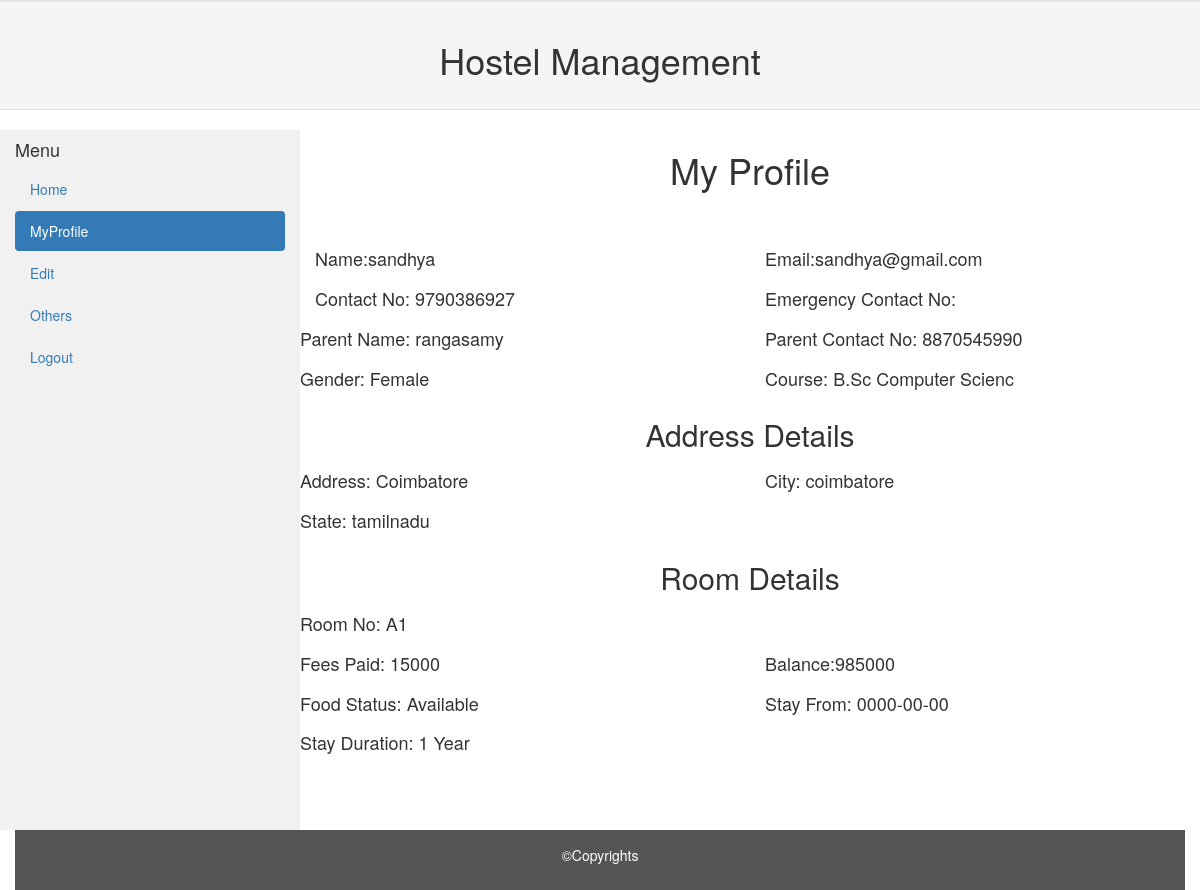
Screenshot of /profile.php (signed in) with the database file from the repository.
### tables this page shows
CREATE TABLE IF NOT EXISTS `student` (
  `RegNo` varchar(12) NOT NULL,
  `Name` varchar(30) NOT NULL,
  `Email` varchar(30) NOT NULL,
  `Password` varchar(20) NOT NULL,
  `Course` varchar(20) NOT NULL,
  `Gender` varchar(10) NOT NULL,
  `ContactNo` bigint(10) NOT NULL,
  `ParentName` varchar(30) NOT NULL,
  `ParentContactNo` bigint(10) NOT NULL,
  `Address` text NOT NULL,
  `City` varchar(20) NOT NULL,
  `State` varchar(20) NOT NULL
);

CREATE TABLE IF NOT EXISTS `Room` (
  `RoomNo` varchar(5) NOT NULL,
  `FeesPayment` bigint(10) NOT NULL,
  `FoodStatus` varchar(10) NOT NULL,
  `StayFrom` date NOT NULL,
  `Duration` varchar(10) NOT NULL,
  `RegNo` varchar(11) NOT NULL,
  `Email` varchar(30) NOT NULL
);

### profile.php (the view, shortened to what this page needs)
<?php
include("con.php");
?>
<!DOCTYPE html>
<html lang="en">
<head>
  <link rel="stylesheet" href="https://maxcdn.bootstrapcdn.com/bootstrap/3.3.7/css/bootstrap.min.css">
</head>
<body>
<div class="row">
      <div class="col-md-12 well "><center><h1>Hostel Management</h1></center></div>
</div>
<div class="container-fluid">
  <div class="row content">
    <div class="col-sm-3 sidenav">
      <h4>Menu</h4>
      <ul class="nav nav-pills nav-stacked">
        <li><a href="index.php">Home</a></li>
        <li class="active"><a href="profile">MyProfile</a></li>
        <li><a href="edit.php">Edit</a></li>
        <li><a href="others.php">Others</a></li>
        <li><a href="logout.php">Logout</a></li>
      </ul><br>
    </div>
    <div class="col-sm-9">
      <center><h1>My Profile</h1></center><br><br>
      <div class="row">
        <div class="col-md-6">
          <table>
            <tr>
              <td><h4>Name:<?php $sdb=mysql_select_db(hostel,$con);
                      $email=$_SESSION['email'];
                      $qry=mysql_query("SELECT * FROM student WHERE Email='$email'");
                      $rows=mysql_fetch_array($qry);
                      echo $rows['Name'];
                      ?>
              </h4></td>
            </tr>
          </table>
        </div>
        <div class="col-md-6">
          <table>
            <tr>
              <td><h4>Email:<?php
                      $email=$_SESSION['email'];
                      echo $email;?>
              </h4></td>
            </tr>
          </table>
        </div>
      </div>
      <div class="row">
        <div class="col-md-6">
          <table>
            <tr>
              <td><h4>Contact No:
                <?php $email=$_SESSION['email'];
                $qry=mysql_query("SELECT * FROM student WHERE Email='$email'");
                $rows=mysql_fetch_array($qry);
                echo $rows['ContactNo'];
                 ?>
              </h4></td>
            </tr>
          </table>
        </div>
        <div class="col-md-6">
          <table>
            <tr>
              <td><h4>Emergency Contact No:
              </h4></td>
            </tr>
          </table>
        </div>
        <div class="row">
        <div class="col-md-6">
          <table>
            <tr>
              <td><h4>Parent Name:
                <?php $email=$_SESSION['email'];
                $qry=mysql_query("SELECT * FROM student WHERE Email='$email'");
                $rows=mysql_fetch_array($qry);
                echo $rows['ParentName'];
                 ?>
              </h4></td>
            </tr>
          </table>
        </div>
        <div class="col-md-6">
          <table>
            <tr>
              <td><h4>Parent Contact No:
                <?php $email=$_SESSION['email'];
                $qry=mysql_query("SELECT * FROM student WHERE Email='$email'");
                $rows=mysql_fetch_array($qry);
                echo $rows['ParentContactNo'];
                 ?>
              </h4></td>
            </tr>
          </table>
        </div>
      </div>
        <div class="row">
        <div class="col-md-6">
          <table>
            <tr>
              <td><h4>Gender:
                <?php $email=$_SESSION['email'];
                $qry=mysql_query("SELECT * FROM student WHERE Email='$email'");
                $rows=mysql_fetch_array($qry);
                echo $rows['Gender'];
                 ?>
              </h4></td>
            </tr>
          </table>
        </div>
        <div class="col-md-6">
          <table>
            <tr>
              <td><h4>Course:
                <?php $email=$_SESSION['email'];
                $qry=mysql_query("SELECT * FROM student WHERE Email='$email'");
                $rows=mysql_fetch_array($qry);
                echo $rows['Course'];
                 ?>
              </h4></td>
            </tr>
          </table>
        </div>
      </div>
      <center><h2>Address Details
      </h2></center>
      <div class="row">
        <div class="col-md-6">
          <table>
            <tr>
              <td><h4>Address:
                <?php $email=$_SESSION['email'];
                $qry=mysql_query("SELECT * FROM student WHERE Email='$email'");
                $rows=mysql_fetch_array($qry);
                echo $rows['Address'];
                 ?>
              </h4></td>
            </tr>
          </table>
        </div>
        <div class="col-md-6">
          <table>
            <tr>
              <td><h4>City:
                <?php $email=$_SESSION['email'];
                $qry=mysql_query("SELECT * FROM student WHERE Email='$email'");
                $rows=mysql_fetch_array($qry);
                echo $rows['City'];
                 ?>
              </h4></td>
            </tr>
          </table>
        </div>
      </div>
      <div class="row">
        <div class="col-md-6">
          <table>
            <tr>
              <td><h4>State:
                <?php $email=$_SESSION['email'];
                $qry=mysql_query("SELECT * FROM student WHERE Email='$email'");
                $rows=mysql_fetch_array($qry);
                echo $rows['State'];
                 ?>
              </h4></td>
            </tr>
          </table>
        </div>
      </div>
      <center><h2>Room Details</h2></center>
      <div class="row">
        <div class="col-md-6">
          <table>
            <tr>
              <td><h4>Room No:
                <?php $email=$_SESSION['email'];
                $qry=mysql_query("SELECT * FROM Room WHERE Email='$email'");
                $rows=mysql_fetch_array($qry);
                echo $rows['RoomNo'];
                 ?>
              </h4></td>
            </tr>
          </table>
        </div>
      </div>
      <div class="row">
        <div class="col-md-6">
          <table>
            <tr>
              <td><h4>Fees Paid:
                <?php $email=$_SESSION['email'];
                $qry=mysql_query("SELECT * FROM Room WHERE Email='$email'");
                $rows=mysql_fetch_array($qry);
                echo $rows['FeesPayment'];
                 ?>
              </h4></td>
            </tr>
          </table>
        </div>
        <div class="col-md-6">
          <table>
            <tr>
              <td><h4>Balance:<?php $email=$_SESSION['email'];
                $qry=mysql_query("SELECT * FROM Room WHERE Email='$email'");
                $rows=mysql_fetch_array($qry);
                $fee=$rows['FeesPayment'];
                $bal=1000000-$fee;
                echo $bal;
                 ?></h4>
              </td>
            </tr>
          </table>
        </div>
      </div>
      <div class="row">
        <div class="col-md-6">
          <table>
            <tr>
              <td><h4>Food Status:
                <?php $email=$_SESSION['email'];
                $qry=mysql_query("SELECT * FROM Room WHERE Email='$email'");
                $rows=mysql_fetch_array($qry);
                echo $rows['FoodStatus'];
                 ?>
              </h4></td>
            </tr>
          </table>
        </div>
        <div class="col-md-6">
          <table>
            <tr>
              <td><h4>Stay From:
                <?php $email=$_SESSION['email'];
                $qry=mysql_query("SELECT * FROM Room WHERE Email='$email'");
                $rows=mysql_fetch_array($qry);
                echo $rows['StayFrom'];
                 ?>
              </h4></td>
            </tr>
          </table>
        </div>
      </div>
      <div class="row">
        <div class="col-md-6">
          <table>
            <tr>
              <td><h4>Stay Duration:
                <?php $email=$_SESSION['email'];
                $qry=mysql_query("SELECT * FROM Room WHERE Email='$email'");
                $rows=mysql_fetch_array($qry);
                echo $rows['Duration'];
                 ?>
              </h4></td>
            </tr>
          </table>
        </div>
      </div>
    </div>
  </div>
</div>
<footer>
  <center><p>&copy;Copyrights</p></center>
</footer>
</body>
</html>

### profile.php (style rules this page uses)
.row.content { height: 700px }
.sidenav { background-color: #f1f1f1; height: 100%; }
footer { background-color: #555; color: white; padding: 15px; }

### rows the page displays
student: Name "sandhya", ContactNo "9790386927", ParentName "rangasamy", ParentContactNo "8870545990", Gender "Female", Course "B.Sc Computer Scienc", Address "Coimbatore", City "coimbatore", State "tamilnadu"
room: RoomNo "A1", FeesPayment "15000", FeesPayment "985000", FoodStatus "Available", StayFrom "0000-00-00", Duration "1 Year"

### other values shown
$email "sandhya@gmail.com"
